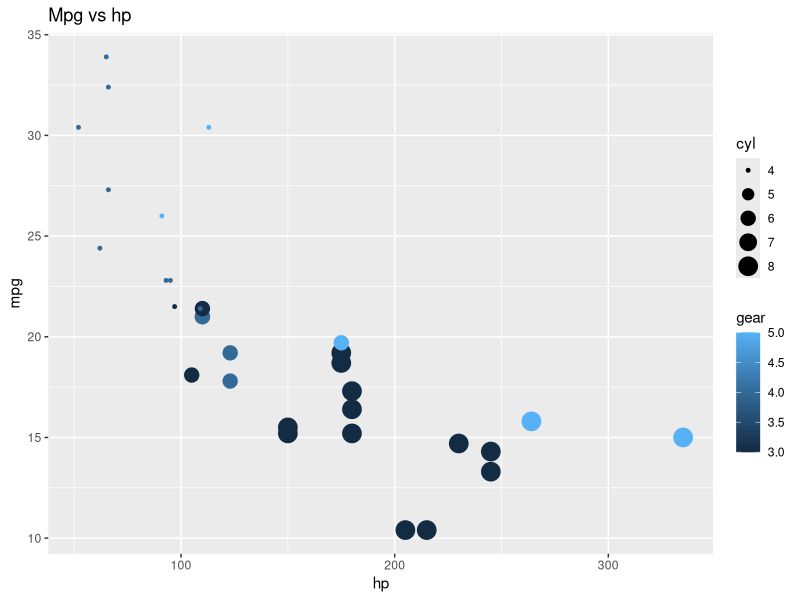

This chart was generated by the following R code:
#Example script

require(tidyverse)

data("mtcars")

mtcars %>% View()

mtcars %>% ggplot()+
  geom_point(aes(x = hp,
                 y = mpg,
                 size = cyl,
                 color = gear))+
  ggtitle("Mpg vs hp")

table(mtcars$cyl, mtcars$gear)
